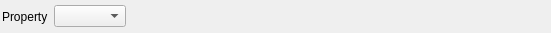
<?xml version="1.0" encoding="UTF-8"?>
<ui version="4.0">
 <class>DataBundleSelectionWidget</class>
 <widget class="QWidget" name="DataBundleSelectionWidget">
  <property name="geometry">
   <rect>
    <x>0</x>
    <y>0</y>
    <width>551</width>
    <height>33</height>
   </rect>
  </property>
  <layout class="QHBoxLayout" name="horizontalLayout">
   <property name="leftMargin">
    <number>2</number>
   </property>
   <property name="topMargin">
    <number>2</number>
   </property>
   <property name="rightMargin">
    <number>2</number>
   </property>
   <property name="bottomMargin">
    <number>2</number>
   </property>
   <item>
    <widget class="QLabel" name="label">
     <property name="text">
      <string>Property</string>
     </property>
    </widget>
   </item>
   <item>
    <widget class="DREAM3DComboBox" name="dataBundleList">
     <property name="toolTip">
      <string>Select A Data Bundle</string>
     </property>
     <property name="statusTip">
      <string>Select A Data Bundle</string>
     </property>
    </widget>
   </item>
   <item>
    <spacer name="horizontalSpacer">
     <property name="orientation">
      <enum>Qt::Horizontal</enum>
     </property>
     <property name="sizeHint" stdset="0">
      <size>
       <width>40</width>
       <height>20</height>
      </size>
     </property>
    </spacer>
   </item>
  </layout>
 </widget>
 <customwidgets>
  <customwidget>
   <class>DREAM3DComboBox</class>
   <extends>QComboBox</extends>
   <header location="global">DREAM3DComboBox.h</header>
  </customwidget>
 </customwidgets>
 <resources/>
 <connections/>
</ui>
